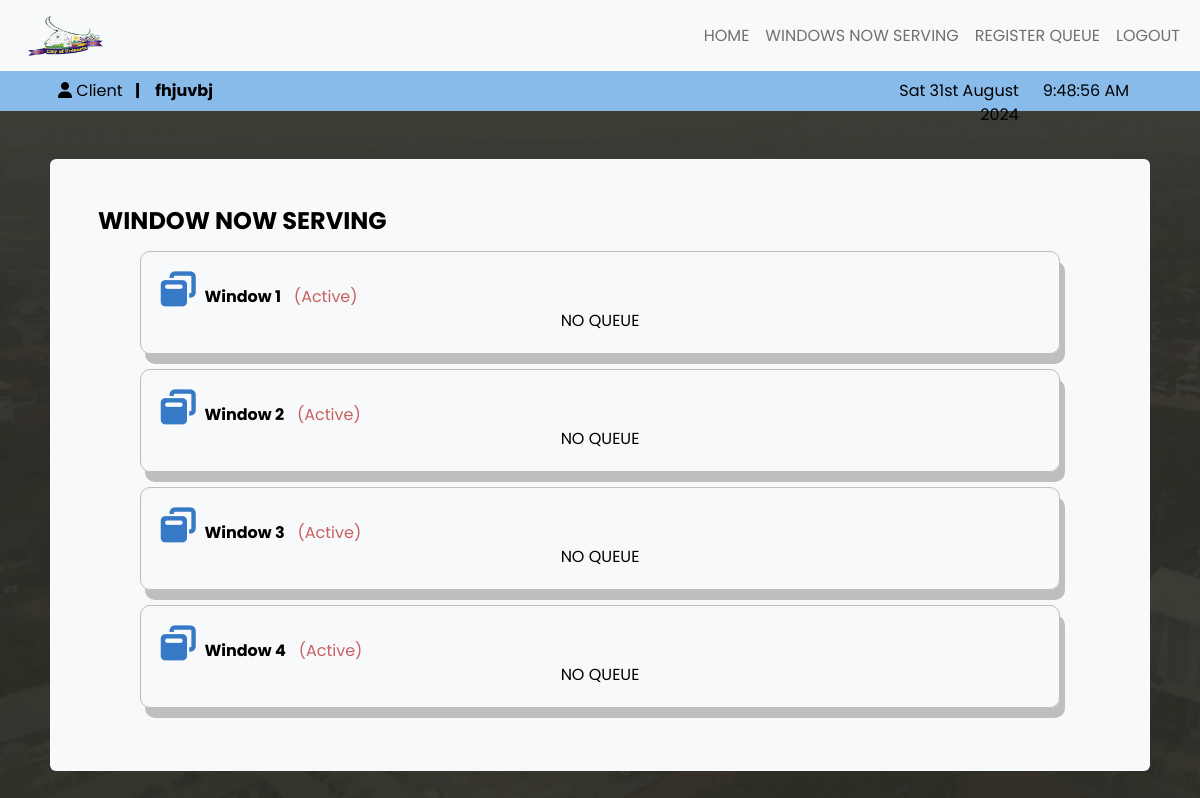
Screenshot of /client_view_windowServing.php (signed in) with the database file from the repository.
### tables this page shows
CREATE TABLE `window` (
  `window_id` int(11) NOT NULL,
  `window_name` varchar(50) NOT NULL,
  `window_desc` text NOT NULL,
  `processor_id` int(11) NOT NULL,
  `w_status` int(11) NOT NULL DEFAULT 1 COMMENT '0=inactive, 1=active'
);

### client_view_windowServing.php (the view, shortened to what this page needs)
<?php
require 'config.php';
$current_date = date('Y-m-d');
?>
<!DOCTYPE html>
<?php include('inc/header.php'); ?>
<link rel="stylesheet" href="css/clientstyle.css">
</head>
<body>
    <?php include('inc/client_navbar.php'); ?>
    <div id="reload">
                <div class="col-11 mx-auto my-5 bg-light rounded">
                    <div class="col-sm-12 mx-auto p-5">
                        <h4><b>WINDOW NOW SERVING</h4></b>
                        <?php
                        $sql = "select * FROM window";
                        $dataset = $connect->query($sql) or die("Error query");
                        $window_stat = '';
                        if (mysqli_num_rows($dataset) > 0) {
                            while ($data = $dataset->fetch_array()) {
                                if ($data[4] == 1) {
                                    $window_stat = 'Active';
                                } else {
                                    $window_stat = 'Inactive';
                                }
                                $windowID = $data[0];
                                echo '<div class="col-sm-11 mx-auto" id= "window_service">';
                                echo '<div class="col-10"><i id="window" class="fa-solid fa-window-restore"></i>&nbsp;&nbsp;<b>' . $data[1] . '</b> &nbsp; <span style="color: #c66161;">(' . $window_stat . ')</span></div>';
                        ?>
                                <?php
                                $sql = "SELECT queue_transaction.*, u_name, countdown, service_name, window.window_id, window_name FROM users, queue_list, service, window, queue_transaction WHERE trans_status = 1 and trans_date = '$current_date' AND queue_list.queue_id=queue_transaction.queue_id AND users.id =queue_list.user_id AND window.processor_id= queue_transaction.processor_id AND service.service_id=queue_list.service_id AND window.window_id=$windowID ORDER BY queue_transaction.trans_id ASC";
                                $dataset2 = $connect->query($sql) or die("Error query");
                                $window_stat = '';
                                if (mysqli_num_rows($dataset2) > 0) {
                                    echo '<div class="col-10 mx-auto bg-light rounded">
<div class="col-sm-12 mx-auto ">';
                                    while ($data = $dataset2->fetch_assoc()) {
                                        $window_name = $data['window_name'];
                                        $queue_id = $data['queue_id'];
                                        $countdown =  $data['countdown'];
                                        $div_id = "myDiv_" . $queue_id;
                                        echo '<div class="alert alert-warning col-sm-11 mx-auto" id="window_service' . $div_id . '">';
                                        echo ' <center>
<h2><b> # &nbsp;' . $queue_id . '</b></h2>
<div class="myDiv" id="' . $div_id . '"></div>
</center>';
                                        echo '</div>';
                                ?>
                                        <script>
                                            $(document).ready(function() {
                                                var countdownDuration = 300;
                                                var eme = "<?php echo $countdown; ?>";
                                                var targetTime = Date.parse(eme);
                                                var startTime = targetTime;
                                                // Calculate the end time of the countdown
                                                var endTime = startTime + countdownDuration * 1000;
                                                // Create a function to update the countdown timer
                                                function updateCountdown() {
                                                    var currentTime = Date.now();
                                                    var remainingTime = Math.floor((endTime - currentTime) / 1000);
                                                    var div_id = "<?php echo $div_id; ?>"; // Get the unique ID for this countdown timer
                                                    if (remainingTime <= 0) {
                                                        clearInterval(intervalId);
                                                        $('#' + div_id).text("Time's up!");
                                                        $('#window_service' + div_id).removeClass('alert-warning').addClass('alert-danger');
                                                    } else {
                                                        var minutes = Math.floor(remainingTime / 60);
                                                        var seconds = remainingTime % 60;
                                                        var timeString = "Time remaining: ";
                                                        if (minutes > 0) {
                                                            timeString += minutes + " minute" + (minutes > 1 ? "s" : "") + " ";
                                                        }
                                                        timeString += seconds + " second" + (seconds > 1 ? "s" : "");
                                                        $('#' + div_id).text(timeString);
                                                    }
                                                }
                                                var intervalId = setInterval(updateCountdown, 1000);
                                            });
                                        </script>
                                <?php
                                    }
                                    echo '</div></div>';
                                } else {
                                    echo '<CENter>NO QUEUE</CENter>';
                                }
                                ?>
                        <?php
                                echo '</div>';
                            }
                        } else {
                            echo "No Windows Yet";
                        }
                        ?>
                    </div>
                </div>
            </div>
</body>
</html>

### css/clientstyle.css (style rules this page uses)
body { font-family: 'Poppins'; width: 100%; height: auto; background-image: url('../images/pic1.jpg'); background-attachment: fixed; background-size: cover; color: white; }
div { color: black; }
#window_service { border: 1px solid #c0bdbd; padding: 20px; box-shadow: 5px 10px #c0bdbd; border-radius: 10px; margin: 15px; }
#window { font-size: 35px; color: #3579c7; }

### client_view_windowServing.php (style rules this page uses)
#window_service { border: 1px solid #c0bdbd; padding: 20px; box-shadow: 5px 10px #c0bdbd; border-radius: 10px; margin: 15px; }
#window { font-size: 35px; color: #3579c7; }

### rows the page displays
window: window_name "Window 1", w_status "Active"
window: window_name "Window 2", w_status "Active"
window: window_name "Window 3", w_status "Active"
window: window_name "Window 4", w_status "Active"

### other values shown
$_SESSION['client']['u_name'] "fhjuvbj"
